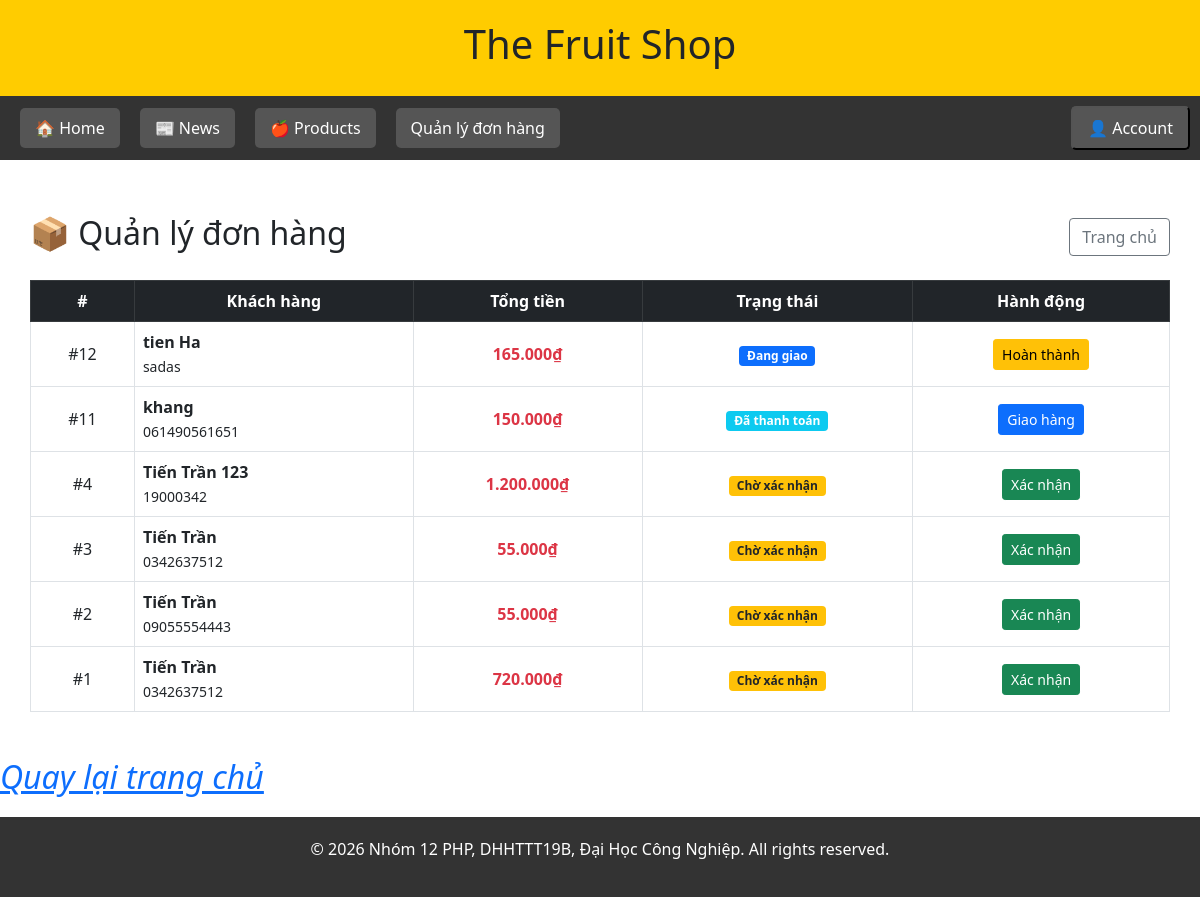
The page /pages/admin/manager_order.php (signed in) on the database as committed earlier.
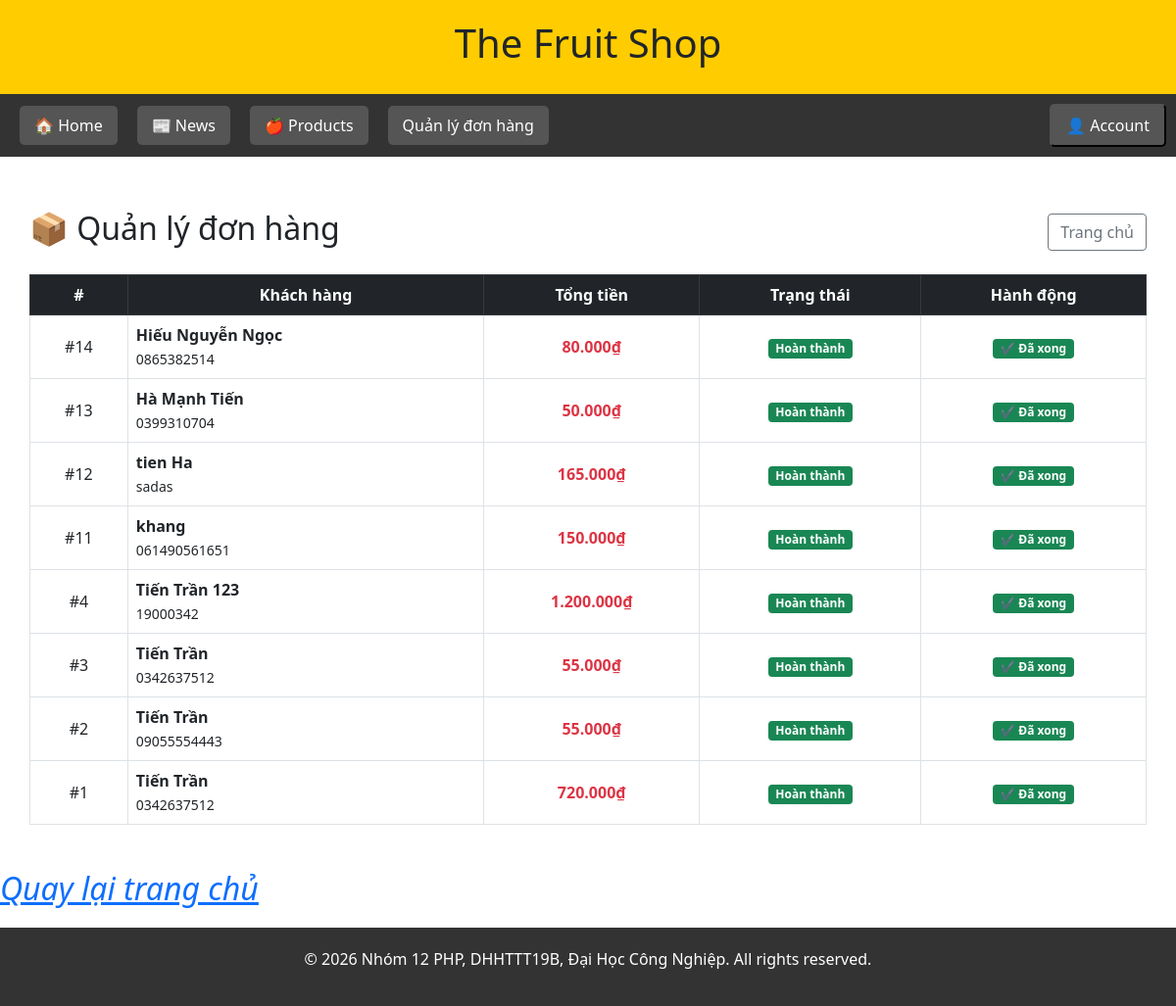
The same page on the database as committed later.
### tables this page shows
CREATE TABLE `orders` (
  `id` int(11) NOT NULL,
  `user_id` int(11) DEFAULT NULL,
  `total_price` double DEFAULT NULL,
  `full_name` varchar(100) DEFAULT NULL,
  `phone` varchar(20) DEFAULT NULL,
  `address` text DEFAULT NULL,
  `order_date` datetime DEFAULT current_timestamp(),
  `status` int(11) DEFAULT 0 COMMENT '0 => "Chờ xác nhận",\r\n1 => "Đã thanh toán",\r\n2 => "Đang giao hàng",\r\n3 => "Hoàn thành"'
);

### models/clsOrder.php (called while the page is built, shortened)
<?php
class Order
{
    private $conn;
    public function __construct($connection)
    {
        $this->conn = $connection;
        $this->hasNoteColumn = null;
    }
    private function checkNoteColumn()
    {
        $result = $this->conn->query("SHOW COLUMNS FROM orders LIKE 'note'");
        $this->hasNoteColumn = ($result && $result->num_rows > 0);
        return $this->hasNoteColumn;
    }
    public function getAllOrders()
    {
        $orders = [];
        $hasNote = $this->checkNoteColumn();
        $sql = $hasNote
            ? "SELECT * FROM orders ORDER BY order_date DESC"
            : "SELECT id, user_id, total_price, full_name, phone, address, order_date, status FROM orders ORDER BY order_date DESC";
        $result = $this->conn->query($sql);
        if ($result) {
            while ($row = $result->fetch_assoc()) {
                $orders[] = $row;
            }
        }
        return $orders;
    }
}

### pages/admin/manager_order.php (the view, shortened to what this page needs)
<?php
require_once("../../models/clsOrder.php");
include("../../includes/connect.php");
$orderModel = new Order($conn);
$orders = $orderModel->getAllOrders();
?>
<!DOCTYPE html>
<html lang="vi">
<head>
    <link rel="stylesheet" href="../../bin/css/bootstrap.css">
    <link rel="stylesheet" href="../../bin/css/manager_order.css">
    <link rel="stylesheet" href="../../bin/css/style.css">
    <link rel="stylesheet" href="../../bin/css/banner.css">
</head>
<body>
    <?php include("../../includes/header.php"); ?>
    <?php include("../../includes/banner_admin.php"); ?>
    <div class="admin-container mt-4">
        <div class="d-flex justify-content-between align-items-center mb-3">
            <h2>📦 Quản lý đơn hàng</h2>
            <a href="../../index.php" class="btn btn-outline-secondary">Trang chủ</a>
        </div>
        <table class="table table-bordered table-hover text-center align-middle">
            <thead class="table-dark">
                <tr>
                    <th>#</th>
                    <th>Khách hàng</th>
                    <th>Tổng tiền</th>
                    <th>Trạng thái</th>
                    <th>Hành động</th>
                </tr>
            </thead>
            <tbody>
                <?php if (empty($orders)): ?>
                    <tr>
                        <td colspan="5">Chưa có đơn hàng</td>
                    </tr>
                <?php else: ?>
                    <?php foreach ($orders as $order): ?>
                        <tr>
                            <td>#<?= $order['id'] ?></td>
                            <td class="text-start">
                                <strong><?= htmlspecialchars($order['full_name']) ?></strong><br>
                                <small><?= htmlspecialchars($order['phone']) ?></small>
                            </td>
                            <td class="text-danger fw-bold">
                                <?= number_format($order['total_price'], 0, ',', '.') ?>₫
                            </td>
                            <td>
                                <?php
                                switch ($order['status']) {
                                    case 0:
                                        echo "<span class='badge bg-warning text-dark'>Chờ xác nhận</span>";
                                        break;
                                    case 1:
                                        echo "<span class='badge bg-info'>Đã thanh toán</span>";
                                        break;
                                    case 2:
                                        echo "<span class='badge bg-primary'>Đang giao</span>";
                                        break;
                                    case 3:
                                        echo "<span class='badge bg-success'>Hoàn thành</span>";
                                        break;
                                }
                                ?>
                            </td>
                            <td>
                                <?php if ($order['status'] == 0): ?>
                                    <a href="../../controllers/staff/handle_order.php?id=<?= $order['id'] ?>&status=1"
                                        class="btn btn-sm btn-success">
                                        Xác nhận
                                    </a>
                                <?php elseif ($order['status'] == 1): ?>
                                    <a href="../../controllers/staff/handle_order.php?id=<?= $order['id'] ?>&status=2"
                                        class="btn btn-sm btn-primary">
                                        Giao hàng
                                    </a>
                                <?php elseif ($order['status'] == 2): ?>
                                    <a href="../../controllers/staff/handle_order.php?id=<?= $order['id'] ?>&status=3"
                                        class="btn btn-sm btn-warning">
                                        Hoàn thành
                                    </a>
                                <?php else: ?>
                                    <span class="badge bg-success">✔ Đã xong</span>
                                <?php endif; ?>
                            </td>
                        </tr>
                    <?php endforeach; ?>
                <?php endif; ?>
            </tbody>
        </table>
    </div>
    <div style="color: red; font-style: italic; font-weight: bold;">
        <h2><a href="dashboard.php">Quay lại trang chủ</a></h2>
    </div>
    <?php include("../../includes/footer.php"); ?>
</body>
</html>

### includes/header.php
<div id="banner">
    <h1>The Fruit Shop</h1>
</div>

### includes/banner_admin.php (shortened to what this page needs)
<div id="menu">
    <div id="menu-left">
        <ul>
            <li><a href="/Fruit/pages/admin/dashboard.php">🏠 Home</a></li>
            <li><a href="/Fruit/pages/news.php">📰 News</a></li>
            <li>
                <a href="/Fruit/pages/admin/manager_products.php">🍎 Products</a>
            </li>
            <li><a href="/Fruit/pages/admin/manager_order.php">Quản lý đơn hàng</a></li>
        </ul>
    </div>
    <div id="menu-right">
        <div class="dropdown">
            <button class="dropbtn" type="button">👤 Account</button>
        </div>
    </div>
</div>

### includes/footer.php (shortened to what this page needs)
<footer style="background: #333; color: white; text-align: center; padding: 20px; margin-top: 20px;">
    <p>&copy; 2026 Nhóm 12 PHP, DHHTTT19B, Đại Học Công Nghiệp. All rights reserved.</p>
</footer>

### bin/css/manager_order.css (style rules this page uses)
.admin-container { padding: 30px; }
.table { margin-top: 20px; }

### bin/css/style.css (style rules this page uses)
#banner { text-align: center; padding: 20px; background: #ffcc00; }
#menu { background: #333; padding: 10px; display: flex; justify-content: space-between; align-items: center; position: relative; z-index: 100; }
#menu-left ul, #menu-right { list-style: none; display: flex; align-items: center; padding: 0; margin: 0; }
#menu-left ul li { display: inline-block; margin: 0 10px; }
#menu-left ul li a, #menu-right .dropbtn { color: white; text-decoration: none; font-size: 16px; padding: 8px 15px; border-radius: 5px; background: #555; display: inline-flex; align-items: center; }

### bin/css/banner.css (style rules this page uses)
.dropdown { position: relative; display: inline-block; }

Rows that differ between the two databases and show on the page:
added orders: id "14", full_name "Hiếu Nguyễn Ngọc", phone "0865382514", total_price "80.000", status "Hoàn thành"
added orders: id "13", full_name "Hà Mạnh Tiến", phone "0399310704", total_price "50.000", status "Hoàn thành"
changed orders "tien Ha": status "Đang giao" → "✔ Đã xong"
changed orders "khang": status "Đã thanh toán Giao hàng" → "Hoàn thành ✔ Đã xong"
changed orders "Tiến Trần 123": status "Chờ xác nhận Xác nhận" → "Hoàn thành ✔ Đã xong"
changed orders id 3: status "Chờ xác nhận Xác nhận" → "Hoàn thành ✔ Đã xong"
changed orders id 2: status "Chờ xác nhận Xác nhận" → "Hoàn thành ✔ Đã xong"
changed orders id 1: status "Chờ xác nhận Xác nhận" → "Hoàn thành ✔ Đã xong"
